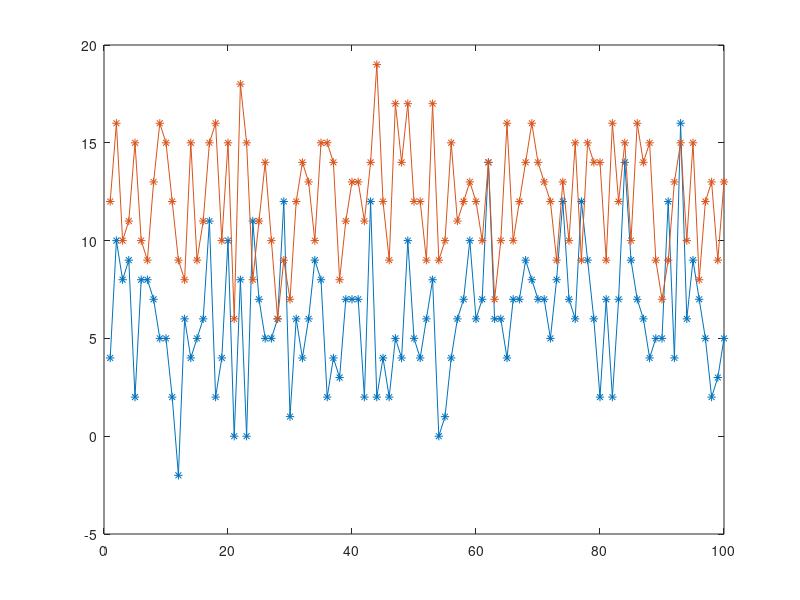

MATLAB code for this plot: (Note: this script raises an error after producing the figure.)
% test_overlap
clear
close all

DATA1=floor( 3*randn( 100,1))+ 7  ;
DATA2=floor( 3*randn( 100,1))+ 13  ;
figure 
plot( [DATA1 DATA2 ] , '*-')

Count_zero_values = false ;
all_data = [DATA1 ; DATA2 ];
%  [ overlapped_values , overlapped_valuse_precent , Optimal_Threshold , overlap_values_Optim_Thres_precent ...
%      ,overlap_values_Optim_Thres,Zero_values_total_precent,Zero_values_in_Data1_precent,Zero_values_in_Data2_precent , ...
%      Zero_values_in_Data1 , Zero_values_in_Data2 ] ...
%     = Overlapping_Values2(DATA1,DATA2,  false   )  

 [ overlapped_values , overlapped_valuse_precent , Optimal_Threshold , overlap_values_Optim_Thres_precent ...
    ,overlap_values_Optim_Thres , Zero_values_total_precent,Zero_values_in_a1_precent,Zero_values_in_a2_precent , ...
    Zero_values_in_a1 , Zero_values_in_a2 ] =Overlapping_values( DATA1 , DATA2 , Count_zero_values , true );

overlapped_values
overlapped_valuse_precent
Optimal_Threshold

 
 if Count_zero_values 
   ss1= find(DATA1==0);
   ss2= find(DATA2==0);  
   DATA1(ss1) = [];
   DATA2(ss2) = []; 
     
 end

figure
subplot(1,2,1)
% hist( [ DATA1  DATA2 ] , 100 )
subplot(1,2,2)
hold on
plot(  DATA1     , '*-')
plot(    DATA2  , 'r*-')
plot( [1 length(DATA1)],  [Optimal_Threshold Optimal_Threshold] , 'r')
hold off



